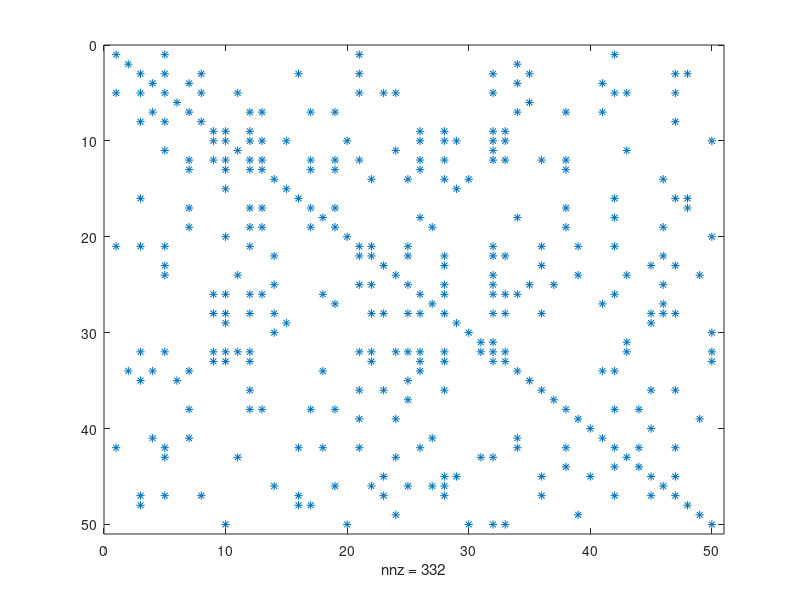

Here is the MATLAB script that generated this plot: (Note: this script raises an error after producing the figure.)
%{
Estimates a partially observed covariance matrix
by solvingn the "graph LASSO".

Let S be the empiricaly covariance matrix, then the MLE is

X = argmin <X,S> - log det(X)
    subject to X > 0

which is solvable in closed form (since S >= 0, and usually S > 0)
by X = inv(S)

We add a sparsity constraint on X and solve:

X = argmin <X,S> - log det(X) + lambda ||X||_1
    subject to X > 0
where ||X||_1 is component-wise.
We can't compute the prox to ||X||_1 and X > 0 simultaneously though...

Need to solve dual :-(


So, this is a bit more complicated....


Assume we have zero mean

%}
N = 50;     % dimensions
m = 5000;    % number of observations

% Not sure if this is a reasonable setup
SigmaInv    = sprand(N,N,.1/2);
SigmaInv    = SigmaInv*SigmaInv';   % symmetric, and positive semi-definite
SigmaInv    = SigmaInv - diag(diag(SigmaInv)) + 100*diag(ones(N,1));
fprintf('Sparsity of inv(Sigma) is %.2f%%\n', 100*(nnz(SigmaInv)/numel(SigmaInv)));
spy(SigmaInv);
Sigma       = inv(full(SigmaInv));
R           = chol(Sigma);
Z           = randn(m,N)*R;

S           = cov(Z);
invS        = inv(S);
fprintf('Error using S is %.2f\n', norm(S-Sigma)/norm(Sigma) );
fprintf('Error using inv(S) is %.2f\n', norm(invS-SigmaInv)/norm(SigmaInv) );

%% Solve in TFOCS
opts = [];
opts.printEvery     = 10;
opts.tol            = 1e-10;
opts.errFcn     = @(f,x) norm(x-SigmaInv)/norm(SigmaInv);
lambda  = 1;
X0      = inv(S);
% X = tfocs( {smooth_linear(S); smooth_logdet},{[];[]}, {prox_l1(lambda),
% proj_psd}, [], opts );
X = tfocs( {smooth_linear(S), smooth_logdet},{1;1},proj_psd, X0, opts );